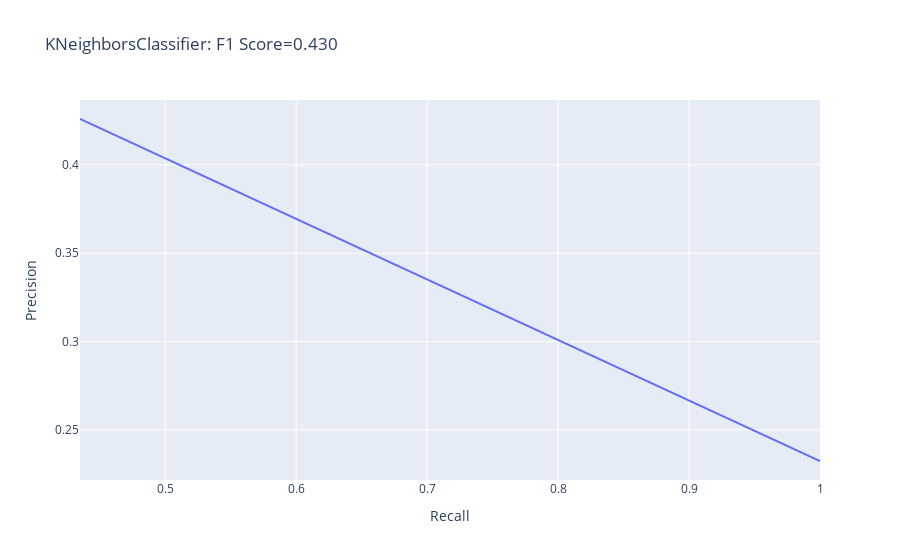
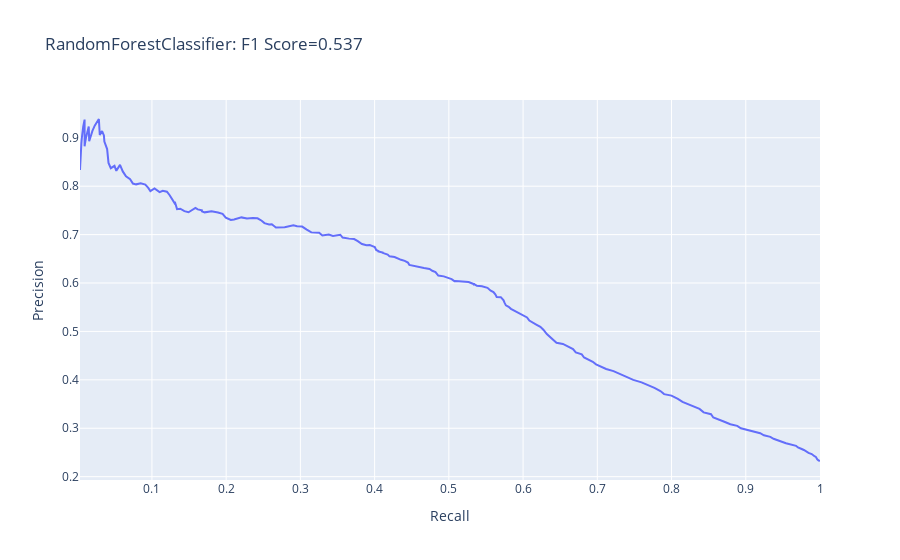

Notebook code for these charts, in order:
### Markdown cell above
The code below implements K-fold cross validation to identify the optimal hyperparameters within the pescribed range, plots the model performance for each hyperparameter value (combination in the case of RandomForest) and then calculates the out-of-sample performance using the optimal hyperparameter values.

### Code cell
# Define a list of models and their corresponding parameter grids
models = [
    (KNeighborsClassifier(), {'n_neighbors': np.arange(1, 20, 2)}), 
    (RandomForestClassifier(), {'max_depth': np.append(np.arange(5, 20, 5), None), 'n_estimators': np.arange(50, 250, 50)})
]

# Define a custom F1 scorer
f1_scorer = make_scorer(f1_score, pos_label = 1) 

# Create empty dict to store test scores
test_score = {}

# Create empty dataframe to store results in
results_df_tuned = pd.DataFrame()

# Loop through the models and conduct the grid search with 5-fold cross-validation for each
for model, param_grid in models:

    # Use gird search to measure model performance with each parameter value
    grid = GridSearchCV(model, param_grid, cv=5, scoring=f1_scorer, error_score='raise')

    # Fit the model with all sets of parameters using oversampled training data
    grid.fit(X_train_over, y_train_over) 

    print('\nOptimal hyperparameter selection:')

    # Plot the results of the grid search
    plt.title(f"{model.__class__.__name__} Hyperparameter Performance")
    plt.xlabel("Hyperparameter Value")
    plt.ylabel("F1 Score")
    for param_name in grid.cv_results_['params'][0].keys():
        plt.plot(grid.cv_results_['param_' + param_name], 
                 grid.cv_results_['mean_test_score'], 
                 label=param_name) # mean_test_score refers to the CV tests
    plt.legend()
    plt.show()

    # Print parameters that give the best results along with the score
    print(f"{model.__class__.__name__} best parameters: {grid.best_params_}")
    print(f"{model.__class__.__name__} best F1 score in validation: {grid.best_score_}")

    best_model = grid.best_estimator_

    print('\nModel performance using optimal hyperparameters on test data:\n')
  
    # Evaluate the model on the test set and add to the dictionary
    test_score[model] = f1_score(y_test, 
                                 best_model.predict(X_test),
                                 pos_label = 1)
    
    output = model_output(best_model, X_test, y_test)
    results_df_tuned = pd.concat([results_df_tuned, output], ignore_index = True)

print(test_score)
results_df_tuned

### Figure 1 — Plotly figure (JSON) as saved in the notebook; plotly's stock layout.template omitted (floating-point values rounded to 4 significant figures)
{"data": [{"hovertemplate": "<b>%{hovertext}</b><br><br>x=%{x}<br>y=%{y}<extra></extra>", "hovertext": [0, 1], "legendgroup": "", "line": {"color": "#636efa", "dash": "solid"}, "marker": {"symbol": "circle"}, "mode": "lines", "name": "", "orientation": "v", "showlegend": false, "type": "scatter", "x": [1, 0.4349], "xaxis": "x", "y": [0.2324, 0.426], "yaxis": "y"}], "layout": {"legend": {"tracegroupgap": 0}, "title": {"text": "KNeighborsClassifier: F1 Score=0.430"}, "xaxis": {"anchor": "y", "domain": [0, 1], "title": {"text": "Recall"}}, "yaxis": {"anchor": "x", "domain": [0, 1], "title": {"text": "Precision"}}}}

### Figure 2 — Plotly figure (JSON) as saved in the notebook; plotly's stock layout.template omitted (floating-point values rounded to 4 significant figures; data arrays with more than 128 entries replaced by an {"elided": "..."} marker saying what was removed)
{"data": [{"hovertemplate": "<b>%{hovertext}</b><br><br>x=%{x}<br>y=%{y}<extra></extra>", "hovertext": {"elided": "219 float values"}, "legendgroup": "", "line": {"color": "#636efa", "dash": "solid"}, "marker": {"symbol": "circle"}, "mode": "lines", "name": "", "orientation": "v", "showlegend": false, "type": "scatter", "x": {"elided": "219 float values"}, "xaxis": "x", "y": {"elided": "219 float values"}, "yaxis": "y"}], "layout": {"legend": {"tracegroupgap": 0}, "title": {"text": "RandomForestClassifier: F1 Score=0.537"}, "xaxis": {"anchor": "y", "domain": [0, 1], "title": {"text": "Recall"}}, "yaxis": {"anchor": "x", "domain": [0, 1], "title": {"text": "Precision"}}}}
